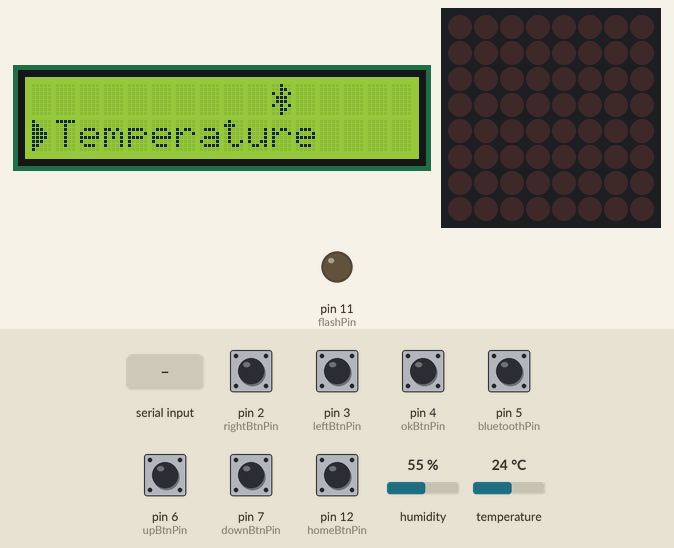
This sketch was run on a simulated Arduino Uno, built with avr-gcc and run on an emulated ATmega328P. Shown: 16×2 character LCD, 8×8 LED matrix, output pins drawn as LEDs (lit = HIGH). The inputs (shaded band) are chosen by the test bench; at power-on: pin 2 (rightBtnPin), pin 3 (leftBtnPin), pin 4 (okBtnPin), pin 5 (bluetoothPin), pin 6 (upBtnPin), pin 7 (downBtnPin), pin 12 (homeBtnPin) HIGH, humidity 55 %, temperature 24 °C. What the sketch prints to the serial monitor is not drawn.

Above: at 1.8 s.
1.9 s: "f\n" received over Serial
At 3.3 s:
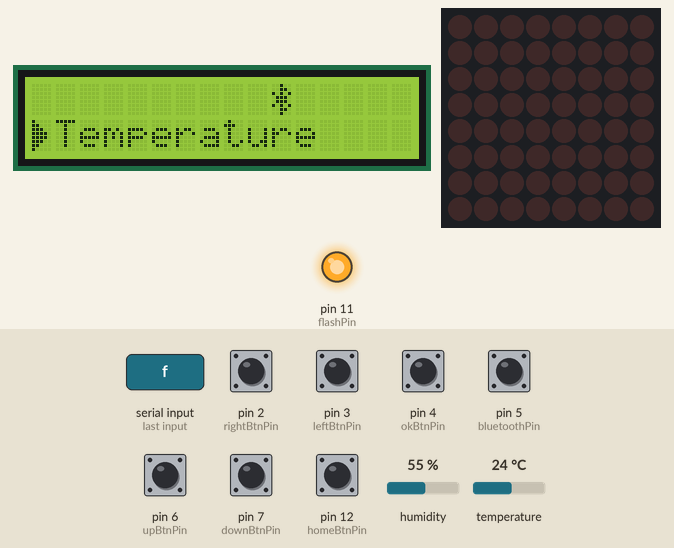
3.6 s: pin 2 (rightBtnPin) pulled LOW for 0.15 s
At 4.4 s:
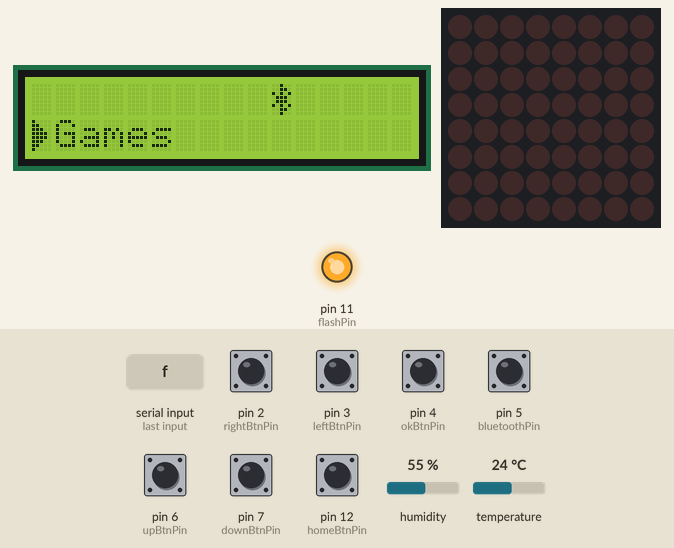
5.2 s: pin 4 (okBtnPin) pulled LOW for 0.15 s
At 6.4 s:
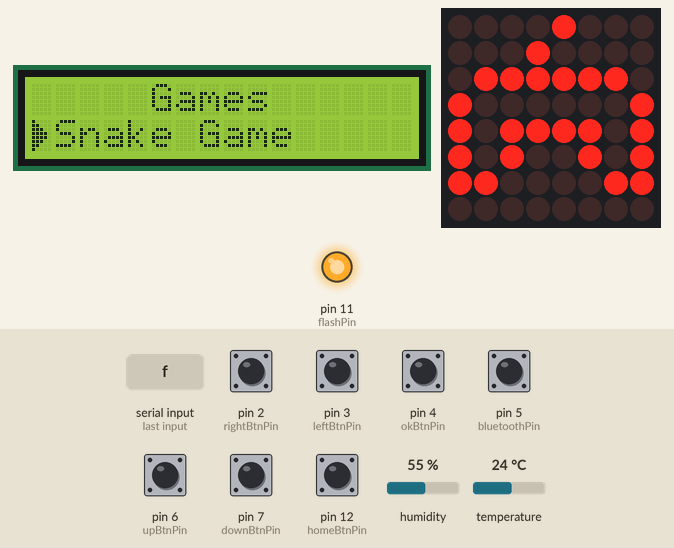
6.8 s: pin 3 (leftBtnPin) pulled LOW for 0.15 s
At 7.7 s:
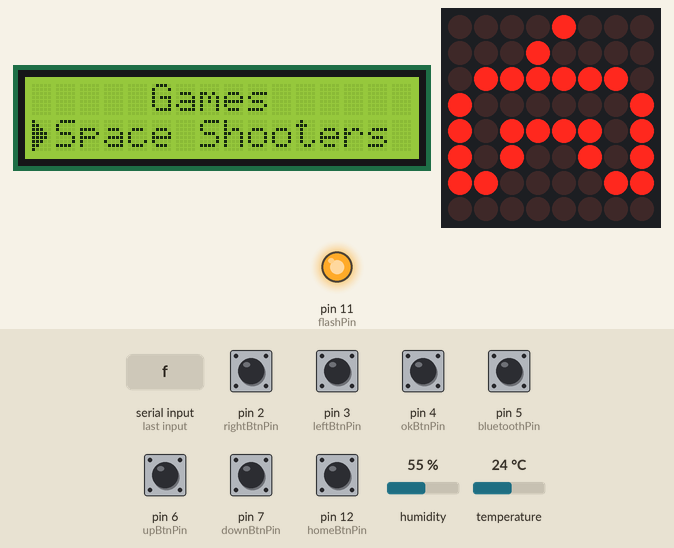
8.4 s: byte 116 ('t') received over Serial
At 10.9 s:
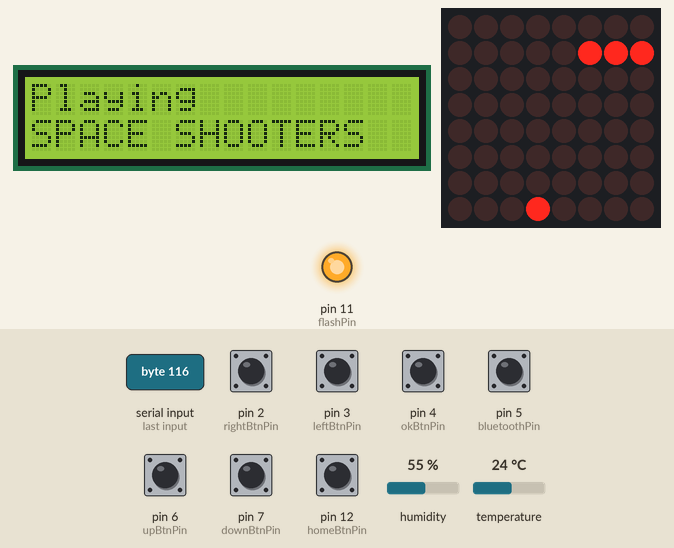
11.1 s: pin 6 (upBtnPin) pulled LOW for 0.15 s
At 12.1 s:
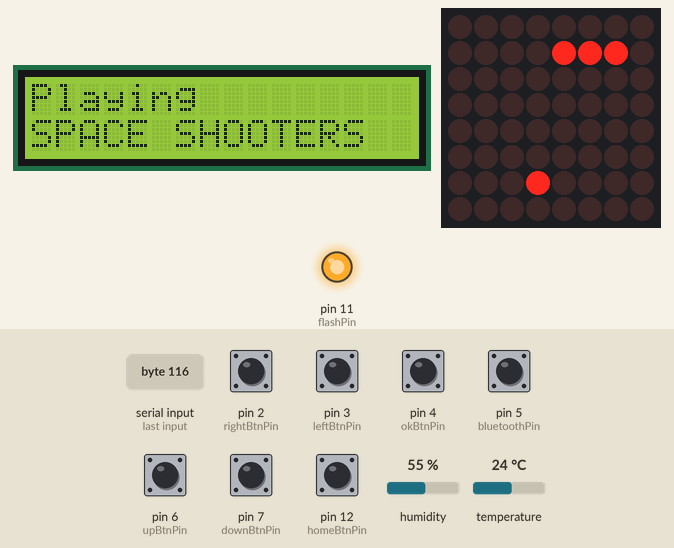
Timing chart, 0 to 14.1 s (numbered marks = the images above; inputs shaded):
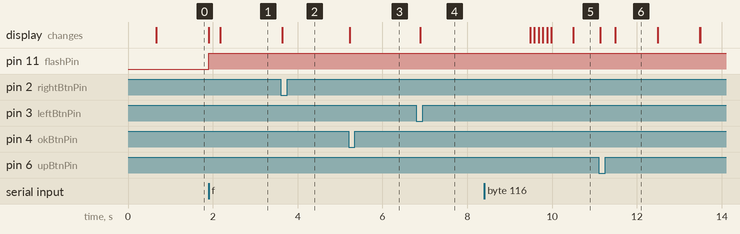

Measured:
- after the input at 1.9 s, pin 11 (flashPin): LOW → HIGH at once; the display: first changes at once (image 1 shows a later state)
- after the input at 3.6 s, the display: changes at once (image 2)
- after the input at 5.2 s, the display: changes at once (image 3)
- after the input at 6.8 s, the display: changes after 0.10 s (image 4)
- after the input at 8.4 s, the display: first changes after 1.1 s (image 5 shows a later state)
- after the input at 11.1 s, the display: first changes at once (image 6 shows a later state)
- what the display in image 6 shows lasts 1.0 s, from 11.5 s to 12.5 s

The sketch:

LCD__SPACE_INVADERS_GOOD_.ino
```cpp
#include <Wire.h>
#include "DHT.h"
#include <LiquidCrystal_I2C.h>
#include <stdarg.h>
//#include <DateTimeStrings.h>
#include <LedControl.h>

LiquidCrystal_I2C lcd(0x27, 16, 2);

#define DHTPIN 13
#define DHTTYPE DHT11

DHT dht(DHTPIN, DHTTYPE);

int DIN = 10;
int CS =  9;
int CLK = 8;

LedControl lc=LedControl(DIN,CLK,CS,1);

int prevRightVal = 1;
int newRightVal = 1;

int prevLeftVal = 1;
int newLeftVal = 1;

int prevOkVal = 1;
int newOkVal = 1;

int prevHomeVal = 1;
int newHomeVal = 1;

int prevUpVal = 1;
int newUpVal = 1;

int prevDownVal = 1;
int newDownVal = 1;

int rightBtnPin = 2;
int rightBtnVal;

int leftBtnPin = 3;
int leftBtnVal;

int okBtnPin = 4;
int okBtnVal;

int homeBtnPin = 12;
int homeBtnVal;

int upBtnPin = 6;
int upBtnVal;

int downBtnPin = 7;
int downBtnVal;

int bluetoothPin = 5;
int prevBluetoothVal = 0;
int newBluetoothVal = 0;

int humidity;
int temperature;
int recieved;
String recievedString = "";

int currentOption = 0;
int gameOption = 0;

int flashPin = 11;
int splashScreenDelay = 3000;
int bluetooth;


int spaceshipRow = 7;
int spaceshipColumn = 3;

int bulletRow = -1;
int bulletColumn = -1;
unsigned long previousBulletMillis = 0;
int bulletSpeed = 100;

bool isFlashOn = false;
bool isBluetoothConnected = false;
bool isBulletActive = false;

int enemyRow[] = {
  0,
  0,
  0,
  0,
};

int enemyColumn[] = {
  2,
  3,
  4,
  5,
};

int enemyState[] = {
  1,
  1,
  1,
  1,
};

unsigned long previousEnemyMillis = 0;
int enemySpeed = 1000;
int enemyVelocity = 1;

String menuOptions[] = {
  "Temperature", "Games", "Flashlight"
};

String gameOptions[] = {
  "Snake Game", "Space Shooters"
};

String screenState = "home";

byte rightArrow[] = {
  B10000,
  B11000,
  B11100,
  B11110,
  B11110,
  B11100,
  B11000,
  B10000
};

byte bluetoothOn[] = {
  B00100,
  B00110,
  B00101,
  B00110,
  B00110,
  B00101,
  B00110,
  B00100
};

byte bluetoothOff[] = {
  B00100,
  B00110,
  B10101,
  B01110,
  B01110,
  B10101,
  B00110,
  B00100
};

byte dot[] = {
  B00001000,
  B00010000,
  B01111110,
  B10000001,
  B10111101,
  B10100101,
  B11000011,
  B00000000
};

byte dotOff[] ={
  B00000000,
  B00000000,
  B00000000,
  B00000000,
  B00000000,
  B00000000,
  B00000000,
  B00000000
};

void updateDisplay(String state = " ") {
  lcd.clear();
  humidity = dht.readHumidity();
  temperature = dht.readTemperature();
  if(state == "right" && screenState == "home"){
    lcd.clear();
        if(currentOption == sizeof(menuOptions)/sizeof(String)-1){
          currentOption = 0;
        }else{
          currentOption++;
        }
        lcd.setCursor(10, 0);
        if(bluetooth != 0){
          lcd.write(1);
         }else{
          lcd.write(2);
         }
        lcd.setCursor(0, 1);
        lcd.write(0);
        Serial.println(isFlashOn);
        if (currentOption == 2){
          if (isFlashOn == true){
            lcd.print(menuOptions[currentOption] + " ON");
          }
          if (isFlashOn == false){
            lcd.print(menuOptions[currentOption] + " OFF");
          }
        }else{
          lcd.print(menuOptions[currentOption]);
        }
  }
  if(state == "right" && screenState == "game"){
    lcd.clear();
    if(gameOption == sizeof(gameOptions)/sizeof(String)-1){
       gameOption = 0;
    }else{
       gameOption++;
    }
    lcd.setCursor(0, 0);
    lcd.print("     Games     ");
    lcd.setCursor(0, 1);
    lcd.write(0);
    lcd.print(gameOptions[gameOption]);
  }

  if(state == "right" && screenState == "ss"){
    lcd.clear();
    spaceshipColumn = spaceshipColumn + 1;
    if(spaceshipColumn >= 8){
    spaceshipColumn = 7;
//    spaceshipRow = 3;
    lc.setLed(0, spaceshipRow, spaceshipColumn, HIGH);
    }else{
      lc.setLed(0, spaceshipRow, spaceshipColumn, HIGH);
    }
  }

  if(state == "left" && screenState == "home"){
    lcd.clear();
        if(currentOption == 0){
          currentOption = sizeof(menuOptions)/sizeof(String)-1;
        }else{
          currentOption = currentOption - 1;
        }
        lcd.setCursor(10, 0);
         if(bluetooth != 0){
          lcd.write(1);
         }else{
          lcd.write(2);
         }
        lcd.setCursor(0, 1);
        lcd.write(0);
        if (currentOption == 2){
          if (isFlashOn == true){
            lcd.print(menuOptions[currentOption] + " ON");
          }
          if (isFlashOn == false){
            lcd.print(menuOptions[currentOption] + " OFF");
          }
        }else{
          lcd.print(menuOptions[currentOption]);
        }
  }
  if(state == "left" && screenState == "game"){
    lcd.clear();
    if(gameOption == 0){
       gameOption = sizeof(gameOptions)/sizeof(String)-1;
    }else{
       gameOption = gameOption - 1;
    }
    lcd.clear();
    lcd.setCursor(0, 0);
    lcd.print("     Games     ");
    lcd.setCursor(0, 1);
    lcd.write(0);
    lcd.print(gameOptions[gameOption]);
  }

  if(state == "left" && screenState == "ss"){
    lcd.clear();
    spaceshipColumn = spaceshipColumn - 1;
    if(spaceshipColumn <= 0){
//      for(int r = 0; r < 8; r++){
//        for(int c = 0; c < 8; c++){
//            lc.setLed(0, r, c, HIGH);
//            delay(50);
//        }
//        lcd.setCursor(0, 0);
//        lcd.print("GAME OVER");
//      }
    spaceshipColumn = 0;
//    spaceshipRow = 3;
    lc.setLed(0, spaceshipRow, spaceshipColumn, HIGH);
    }else{
      lc.setLed(0, spaceshipRow, spaceshipColumn, HIGH);
    }
  }

  if(state == "up" && screenState == "ss"){
    lcd.clear();
    spaceshipRow = spaceshipRow - 1;
    if(spaceshipRow <= -1){
    spaceshipRow = 0;
//    spaceshipRow = 3;
    lc.setLed(0, spaceshipRow, spaceshipColumn, HIGH);
    }else{
      lc.setLed(0, spaceshipRow, spaceshipColumn, HIGH);
    }
  }

  if(state == "up" && screenState == "home"){
    lcd.clear();
    printByte(dotOff);
    lcd.setCursor(10, 0);
    if(bluetooth != 0){
      lcd.write(1);
    }else{
      lcd.write(2);
    }
    lcd.setCursor(0, 1);
    lcd.write(0);
    lcd.print(menuOptions[currentOption]);
    gameOption = 0;
  }

  if(state == "down" && screenState == "ss"){
    lcd.clear();
    spaceshipRow = spaceshipRow + 1;
    if(spaceshipRow >= 8){
    spaceshipRow = 7;
//    spaceshipRow = 3;
    lc.setLed(0, spaceshipRow, spaceshipColumn, HIGH);
    }else{
      lc.setLed(0, spaceshipRow, spaceshipColumn, HIGH);
    }
  }

  if(state == "down" && screenState == "home"){
    lcd.clear();
    printByte(dotOff);
    lcd.setCursor(10, 0);
    if(bluetooth != 0){
      lcd.write(1);
    }else{
      lcd.write(2);
    }
    lcd.setCursor(0, 1);
    lcd.write(0);
    lcd.print(menuOptions[currentOption]);
    gameOption = 0;
  }

  if(state == "none" && screenState == "home"){
    lcd.clear();
//    currentOption = 0;
    printByte(dotOff);
    lcd.setCursor(10, 0);
    if(bluetooth != 0){
      lcd.write(1);
    }else{
      lcd.write(2);
    }
    lcd.setCursor(0, 1);
    lcd.write(0);
    lcd.print(menuOptions[currentOption]);
    gameOption = 0;
//    Serial.println((sizeof(menuOptions)/sizeof(String))-1);
  }

  if(state == "ok"){
    if(currentOption == 0){
      screenState = "temp";
      updateDisplay();
    }
    if(currentOption == 2){
      if(isFlashOn == true){
        screenState = "flashOff";
      }
      if(isFlashOn == false){
        screenState = "flashOn";
      }
      updateDisplay();
    }
    if(currentOption == 1){
      screenState = "game";
    }
    if(gameOption == 1){
      screenState = "ss";
    }
    if(screenState == "ss"){
      if(isBulletActive == false){
        bulletRow = spaceshipRow - 1;
        bulletColumn = spaceshipColumn;
        isBulletActive = true;
      }
    }
  }
  if (screenState == "temp"){
    lcd.setCursor(0, 0);
    lcd.print("Humidity: ");
    lcd.print(humidity);
//   Serial.println(humidity);
    lcd.setCursor(0, 1);
    lcd.print("Temperature: ");
    lcd.print(temperature);
    lcd.print("C");
//      Serial.println(temperature);
//      lcd.print("Temperature");
  }
  if(screenState == "game"){
    lcd.clear();
    lcd.setCursor(0, 0);
    lcd.print("     Games     ");
    lcd.setCursor(0, 1);
    lcd.write(0);
    lcd.print(gameOptions[gameOption]);

    printByte(dot);
  }

  if(screenState == "ss"){
     lcd.clear();
     lc.clearDisplay(0);
     lcd.setCursor(0, 0);
     lcd.print("Playing");
     lcd.setCursor(0, 1);
     lcd.print("SPACE SHOOTERS");
     lc.setLed(0, spaceshipRow, spaceshipColumn, HIGH);
  }

  if (screenState == "flashOn"){
      digitalWrite(flashPin, HIGH);
      screenState = "home";
      isFlashOn = true;
      currentOption = 0;
      delay(250);
      updateDisplay("none");
  }
  if (screenState == "flashOff"){
    digitalWrite(flashPin, LOW);
    screenState = "home";
    isFlashOn = false;
    currentOption = 0;
    delay(100);
    updateDisplay("none");
  }
}

void setup(){
  Serial.begin(9600);
  dht.begin();
  lc.shutdown(0,false);
  lc.setIntensity(0, 15);
  lc.clearDisplay(0);
  lcd.begin();
  lcd.print(" MOBILE Console");
  delay(500);
  lcd.home();
  lcd.noCursor();
  lcd.createChar(0, rightArrow);
  lcd.createChar(1, bluetoothOff);
  lcd.createChar(2, bluetoothOn);
  pinMode(rightBtnPin, INPUT_PULLUP);
  pinMode(leftBtnPin, INPUT_PULLUP);
  pinMode(okBtnPin, INPUT_PULLUP);
  pinMode(homeBtnPin, INPUT_PULLUP);
  pinMode(upBtnPin, INPUT_PULLUP);
  pinMode(downBtnPin, INPUT_PULLUP);
  pinMode(flashPin, OUTPUT);
  pinMode(bluetoothPin, INPUT_PULLUP);
  pinMode(13, OUTPUT);
  updateDisplay("none");
}

void loop(){
  unsigned long currentMillis = millis();
  bluetooth = digitalRead(bluetoothPin);
  prevBluetoothVal = newBluetoothVal;
  newBluetoothVal = bluetooth;
  if(bluetooth != 0){
    isBluetoothConnected = true;
  }else{
    isBluetoothConnected = false;
  }
  if(prevBluetoothVal != newBluetoothVal){
    updateDisplay("none");
  }
  if (Serial.available() > 0){
        recieved = Serial.read();
        recievedString = Serial.readStringUntil('\n');
  }
  rightBtnVal = digitalRead(rightBtnPin);
  leftBtnVal = digitalRead(leftBtnPin);
  homeBtnVal = digitalRead(homeBtnPin);
  okBtnVal = digitalRead(okBtnPin);
  upBtnVal = digitalRead(upBtnPin);
  downBtnVal = digitalRead(downBtnPin);

  prevRightVal = newRightVal;
  newRightVal = rightBtnVal;

  prevLeftVal = newLeftVal;
  newLeftVal = leftBtnVal;

  prevOkVal = newOkVal;
  newOkVal = okBtnVal;

  prevUpVal = newUpVal;
  newUpVal = upBtnVal;

  prevDownVal = newDownVal;
  newDownVal = downBtnVal;

  prevHomeVal = newHomeVal;
  newHomeVal = homeBtnVal;

  if(newRightVal != prevRightVal){
      if(rightBtnVal == 0){
        updateDisplay("right");
      }
  }

  if(newLeftVal != prevLeftVal){
      if(leftBtnVal == 0){
        updateDisplay("left");
      }
  }
  if(newOkVal != prevOkVal){
      if(okBtnVal == 0){
        updateDisplay("ok");
      }
  }

  if(newUpVal != prevUpVal){
      if(upBtnVal == 0){
        updateDisplay("up");
      }
  }

  if(newDownVal != prevDownVal){
      if(downBtnVal == 0){
        updateDisplay("down");
      }
  }
  if(newHomeVal != prevHomeVal){
      if(homeBtnVal == 0){
        screenState = "home";
        currentOption = 0;
        gameOption = 0;
        updateDisplay("none");
       }
  }

  if(bulletRow != -1 && bulletColumn != -1){
    lc.setLed(0, bulletRow, bulletColumn, HIGH);
  }

  if(bulletRow < 0){
    bulletRow = -1;
    isBulletActive = false;
  }

 if (currentMillis - previousBulletMillis >= bulletSpeed) {
   if(bulletRow != -1 && bulletColumn != -1){
     lc.setLed(0, bulletRow, bulletColumn, LOW);
     bulletRow = bulletRow - 1;
     for(int index = 0; index < (sizeof(enemyRow)/sizeof(int));index++){
       if(enemyRow[index] == bulletRow && enemyColumn[index] == bulletColumn){
        lc.setLed(0, bulletRow, bulletColumn, LOW);
        enemyState[index] = 0;
        isBulletActive = false;
        bulletRow = -1;
        bulletColumn = -1;
        lc.setLed(0, enemyRow[index], enemyColumn[index], LOW);
       }else{
        lc.setLed(0, bulletRow, bulletColumn, HIGH);
       }
     }
   previousBulletMillis = currentMillis;
 }
  }


 if(screenState == "ss"){
  for(int index = 0; index < (sizeof(enemyRow)/sizeof(int));index++){
    if(enemyState[index] == 1){
      lc.setLed(0, enemyRow[index], enemyColumn[index], HIGH);
    }else if(enemyState[index] == 0){
      lc.setLed(0, enemyRow[index], enemyColumn[index], LOW);
    }
  }
  if (currentMillis - previousEnemyMillis >= enemySpeed){
    for(int index = 0; index < (sizeof(enemyRow)/sizeof(int));index++){
      if(enemyRow[index] != -1 && enemyColumn[index] != -1){
        lc.setLed(0, enemyRow[index], enemyColumn[index], LOW);
        enemyColumn[index] += enemyVelocity;
        lc.setLed(0, enemyRow[index], enemyColumn[index], HIGH);
      }
    }

    if(enemyColumn[(sizeof(enemyColumn)/sizeof(int)) - 1] + 1 >= 8){
      enemyVelocity = -1;
      for(int index = 0; index < (sizeof(enemyRow)/sizeof(int));index++){
        enemyRow[index] += 1;
      }
      for(int r = 0; r < 8; r++){
        for(int c = 0; c < 8; c++){
          lc.setLed(0, r, c, LOW);
        }
      }
    }

    if(enemyColumn[0]-1 <= -1){
      enemyVelocity = 1;
      for(int index = 0; index < (sizeof(enemyRow)/sizeof(int));index++){
        enemyRow[index] += 1;
      }
      for(int r = 0; r < 8; r++){
        for(int c = 0; c < 8; c++){
          lc.setLed(0, r, c, LOW);
        }
      }
    }
    for(int index = 0; index < (sizeof(enemyRow)/sizeof(int));index++){
        lc.setLed(0, enemyRow[index], enemyColumn[index], LOW);
        lc.setLed(0, enemyRow[index], enemyColumn[index], HIGH);
    }

    previousEnemyMillis = currentMillis;
  }
  lc.setLed(0, spaceshipRow, spaceshipColumn, HIGH);
 }

// BLUETOOTH PORTION
  if(recieved == 'f'){
    recieved = 0;
    currentOption = 2;
    updateDisplay("ok");
  }
  if(recieved == 't'){
    currentOption = 0;
    recieved = 0;
    updateDisplay("ok");
  }
  if(recieved == 'l'){
    recieved = 0;
    updateDisplay("left");
  }
  if(recieved == 'r'){
    recieved = 0;
    updateDisplay("right");
  }
  if(recieved == 'o'){
    recieved = 0;
    updateDisplay("ok");
  }
  if(recieved == 'h'){
    recieved = 0;
    screenState = "home";
    currentOption = 0;
    updateDisplay("none");
  }
  if(recievedString != ""){
//    delay(250);
//    Serial.println(recievedString);
//    recievedString = "";
    Serial.println(recievedString.indexOf(" HOUR"));
  }

}

void printByte(byte character [])
{
  int i = 0;
  for(i=0;i<8;i++)
  {
    lc.setRow(0,i,character[i]);
  }
}
```
